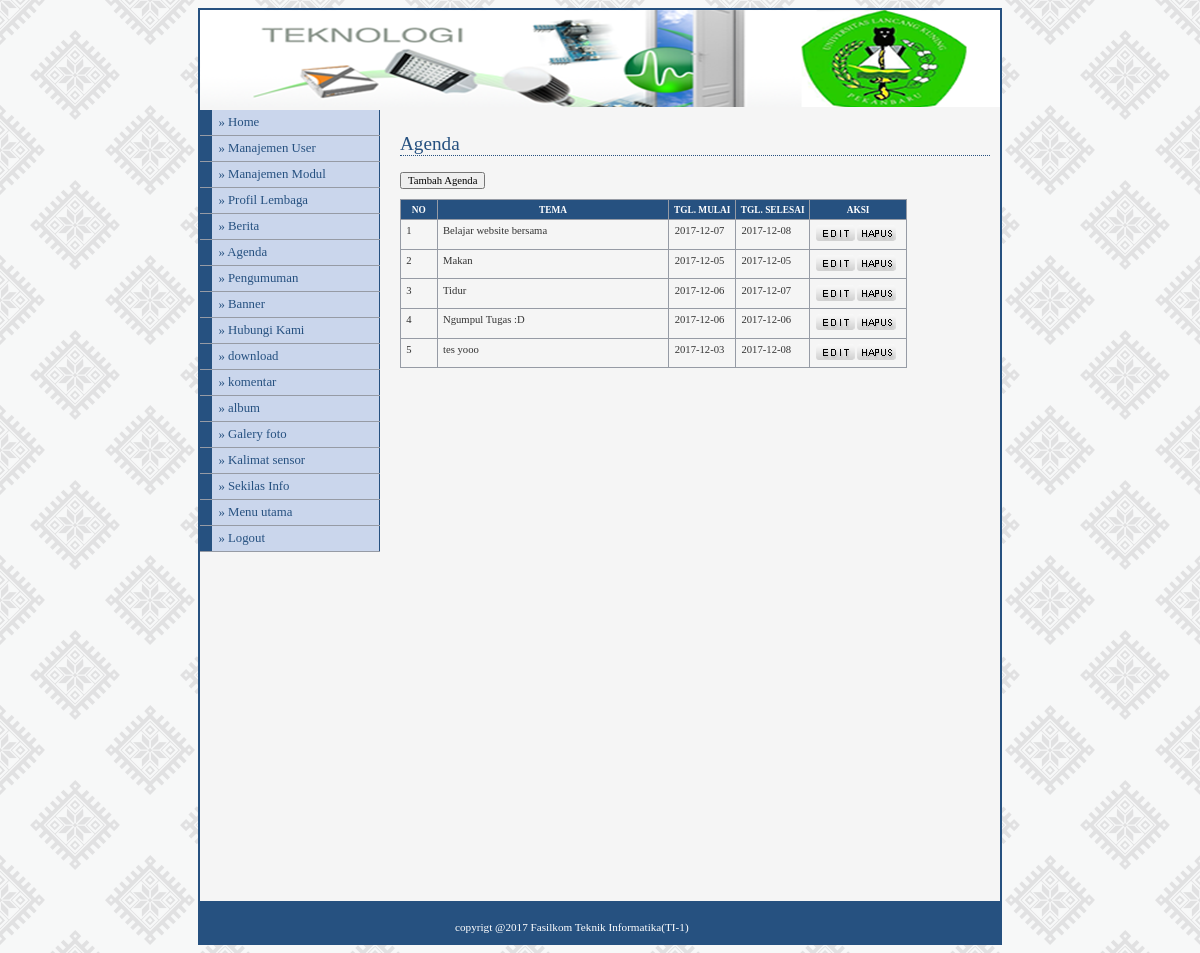
Page /admin/media.php?module=agenda (signed in) on the committed database.
### tables this page shows
CREATE TABLE IF NOT EXISTS `agenda` (
`id_agenda` int(5) NOT NULL,
  `tema` varchar(100) NOT NULL,
  `tema_seo` varchar(100) NOT NULL,
  `isi_agenda` text NOT NULL,
  `tempat` varchar(100) NOT NULL,
  `pengirim` varchar(100) NOT NULL,
  `tgl_mulai` date NOT NULL,
  `tgl_selesai` date NOT NULL,
  `tgl_posting` date NOT NULL,
  `jam` varchar(50) NOT NULL,
  `username` varchar(50) NOT NULL
);

CREATE TABLE IF NOT EXISTS `modul` (
`id_modul` int(5) NOT NULL,
  `nama_modul` varchar(50) NOT NULL,
  `link` varchar(50) NOT NULL,
  `publish` enum('Y','N') NOT NULL,
  `status` enum('user','admin') NOT NULL,
  `urutan` int(5) NOT NULL,
  `aktif` enum('Y','N') NOT NULL
);

### admin/menu.php (the view, shortened to what this page needs)
<?php
if ($_SESSION['level']=='admin'){
$sql=mysql_query("SELECT * FROM modul ORDER BY urutan");
}
else{
$sql=mysql_query("SELECT * FROM modul
WHERE status='user' ORDER BY urutan");
}
while ($data=mysql_fetch_array($sql)){
echo "<li><a href='$data[link]'>
&#187; $data[nama_modul]</a></li>";
}
?>

### admin/modul/mod_agenda/agenda.php (shortened to what this page needs)
<?php
 if (empty($_SESSION['username']) AND empty($_SESSION['passuser'])){
  echo "<link href='style.css' rel='stylesheet' type='text/css'>
 <center>Untuk mengakses modul, Anda harus login <br>";
  echo "<a href=../../index.php><b>LOGIN</b></a></center>";
}
else{
$aksi="modul/mod_agenda/aksi_agenda.php";
switch(@$_GET['act']){
  default:
    echo "<h2>Agenda</h2>
          <input type=button value='Tambah Agenda' onclick=location.href='?module=agenda&act=tambahagenda'>
          <table class='list'><thead>
          <tr>
          <th>no</th>
          <th>tema</th>
          <th>tgl. mulai</th>
          <th>tgl. selesai</th>
          <th>aksi</th>
          </tr></thead><tbody>";
    if ($_SESSION['level']=='user'){
      $tampil=mysql_query("SELECT * FROM agenda ORDER BY id_agenda DESC");
    }
    else{
      $tampil=mysql_query("SELECT * FROM agenda
                           WHERE username='$_SESSION[namauser]'
                           ORDER BY id_agenda DESC");
    }
    $no=1;
    while ($r=mysql_fetch_array($tampil)){
      echo "<tr><td class='left' width='25'>$no</td>
                <td class='left' width=220>$r[tema]</td>
                <td class='left'>$r[tgl_mulai]</td>
                <td class='left'>$r[tgl_selesai]</td>
                <td class='center'  width='85'><a href=?module=agenda&act=editagenda&id=$r[id_agenda]><img src='images/edit.png' border='0' title='edit' /></a>
	                  <a href=$aksi?module=agenda&act=hapus&id=$r[id_agenda]><img src='images/del.png' border='0' title='hapus' /></a>
		        </tr>";
      $no++;
    }
    echo "</tbody></table>";
    break;
}
}
?>

### admin/adminstyle1.css (style rules this page uses)
body { font-family : Tahoma; text-align : center; }
#menu li { Width : 180px; border-bottom : 1px solid #969BA5; margin : 0; padding : 0; font-size : 80%; vertical-align : bottom; }
#menu a:link, #menu a:visited { Display : block; padding : 5px 5px 5px 0.5em; border-left : 12px solid #265180; border-right : 1px solid #265180; background-color : #CAD6EC; color : #265180; text-decoration : none; }
a:link,a:visited { color : #265180; }
h2 { font : normal 120% Georgia; color : #265180; background-color : transparent; border-bottom : 1px dotted #265180; }
table { font-family : Tahoma; font-size : 8pt; border-width : 1px; border-style : solid; border-color : #999999; border-collapse : collapse; margin : 10px 0px; }
th { color : #FFFFFF; font-size : 7pt; text-transform : uppercase; text-align : center; padding : 0.5em; border-width : 1px; border-style : solid; border-color : #969BA5; border-collapse : collapse; background-color : #265180; }
td { padding : 0.5em; color : #333333; vertical-align : top; border-width : 1px; border-style : solid; border-color : #969BA5; border-collapse : collapse; }
input,textarea,select { font-family : Tahoma; font-size : 8pt; }

### rows in the picture
agenda: tema "Belajar website bersama", tgl_mulai "2017-12-07", tgl_selesai "2017-12-08"
agenda: tema "Makan", tgl_mulai "2017-12-05", tgl_selesai "2017-12-05"
agenda: tema "Tidur", tgl_mulai "2017-12-06", tgl_selesai "2017-12-07"
agenda: tema "Ngumpul Tugas :D", tgl_mulai "2017-12-06", tgl_selesai "2017-12-06"
agenda: tema "tes yooo", tgl_mulai "2017-12-03", tgl_selesai "2017-12-08"
modul: nama_modul "Manajemen User"
modul: nama_modul "Manajemen Modul"
modul: nama_modul "Profil Lembaga"
modul: nama_modul "Berita"
modul: nama_modul "Agenda"
modul: nama_modul "Pengumuman"
modul: nama_modul "Banner"
modul: nama_modul "Hubungi Kami"
modul: nama_modul "download"
modul: nama_modul "komentar"
modul: nama_modul "album"
modul: nama_modul "Galery foto"
modul: nama_modul "Kalimat sensor"
modul: nama_modul "Sekilas Info"
modul: nama_modul "Menu utama"
